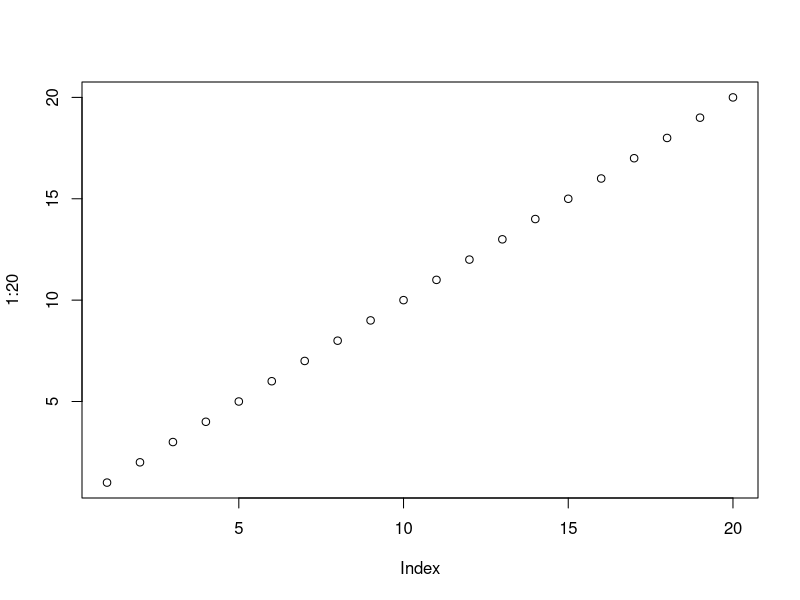
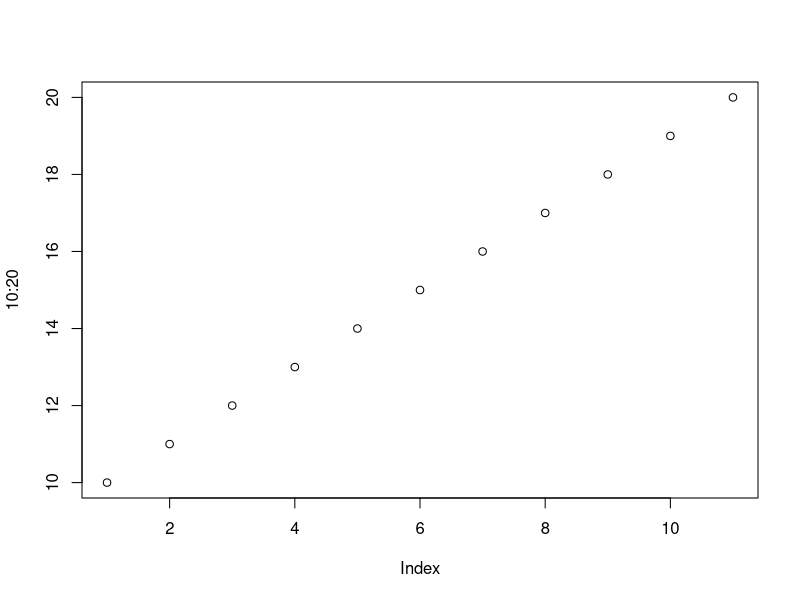

These figures' R source, in order:
# first plot in R!
plot(1:20)
plot(10:20)

# first for loop in R

for (x in 1:10) {
	print(x)
}

## Creating variables in R - no initiating,
## just creating variables at the moment of assining values to it
## Use "<-" to assign

name <- "John"
age <- 32

## Notice the use of paste() instead of print() to concatenate strings
paste(name, "is", as.character(age), "years old")

## Assigning the same value to multiple variables in one line
var1 <- var2 <- var3 <- "Orange"

paste(var1, var2, var3)
